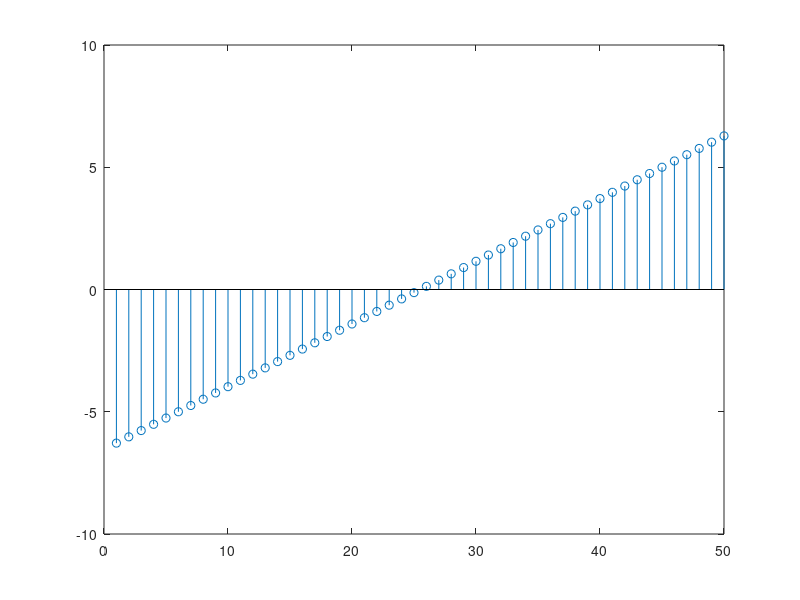
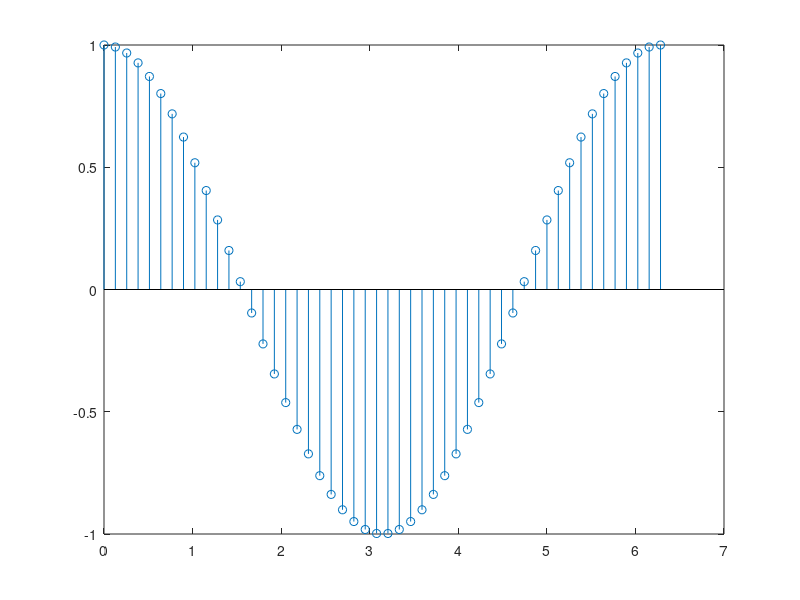
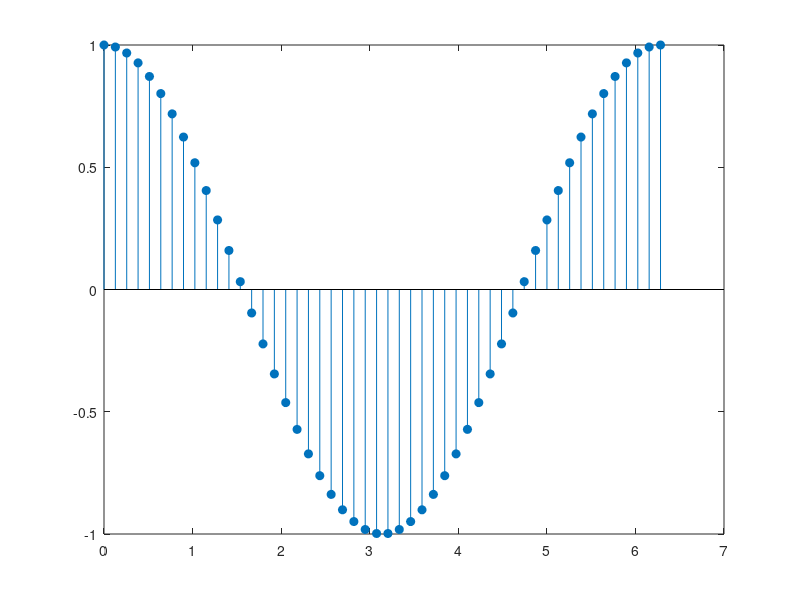
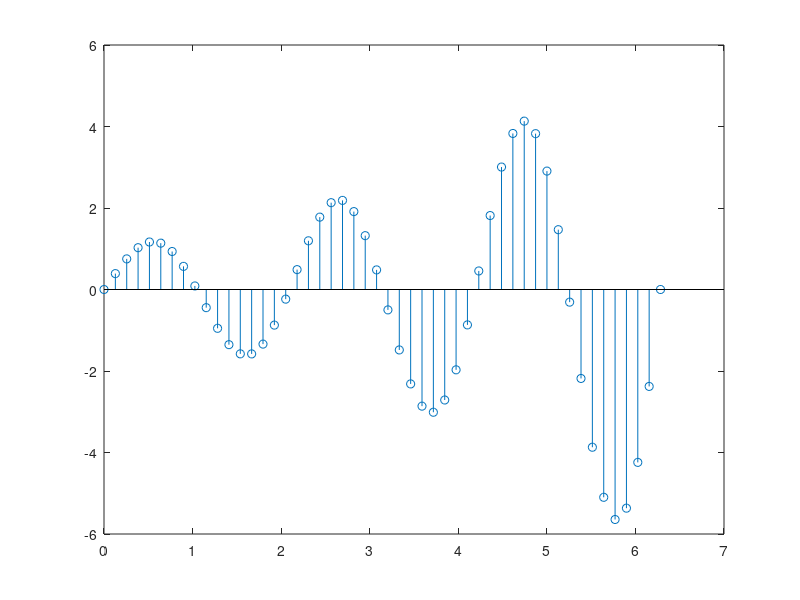

The MATLAB script that drew these images, in order: (Note: this script raises an error after producing the figures.)
%=============================================================================
% Copyright (c) 2016-present Allan CORNET (Nelson)
%=============================================================================
% This file is part of the Nelson.
%=============================================================================
% LICENCE_BLOCK_BEGIN
% SPDX-License-Identifier: LGPL-3.0-or-later
% LICENCE_BLOCK_END
%=============================================================================
% <--ADV-CLI MODE-->
%=============================================================================
f = figure();
Y = linspace(-2 * pi, 2 * pi, 50);
h = stem(Y);
%=============================================================================
f = figure();
X = linspace(0, 2 * pi, 50)';
Y = cos(X);
h = stem(X, Y)
%=============================================================================
f = figure();
X = linspace(0, 2 * pi, 50)';
Y = cos(X);
h = stem(X, Y, 'filled');
%=============================================================================
f = figure();
X = linspace(0,2*pi,50);
Y = exp(0.3 * X) .* sin(3 * X);
h = stem(X, Y);
%=============================================================================
f = figure();
x1 = linspace(0, 2 * pi, 50)';
x2 = linspace(pi, 3 * pi, 50)';
X = [x1, x2];
Y = [cos(x1), 0.5 * sin(x2)];
h = stem(X, Y);
%=============================================================================
f = figure();
x1 = linspace(0, 2 * pi, 50)';
x2 = linspace(pi, 3 * pi, 50)';
X = [x1, x2];
Y = [cos(x1), 0.5*sin(x2)];
h = stem(X, Y, 'filled');
assert_isequal(size(h), [1 2]);
%=============================================================================
f = figure();
X = linspace(0, 10, 20)';
Y = (exp(0.25*X));
h = stem(X, Y, 'filled');
%=============================================================================
f = figure();
X = linspace(0, 2 * pi, 50)';
Y = (exp(X).*sin(X));
h = stem(X, Y, ':diamondr');
%=============================================================================
f = figure();
X = linspace(0, 2 * pi, 50)';
Y = (exp(X).*sin(X));
h = stem(X, Y, ':diamondr', 'filled');
%=============================================================================
f = figure();
X = linspace(0, 2 * pi, 25)';
Y = (cos(2*X));
h = stem(X, Y, 'LineStyle','-.', 'MarkerFaceColor', 'red', 'MarkerEdgeColor', 'green');
%=============================================================================
